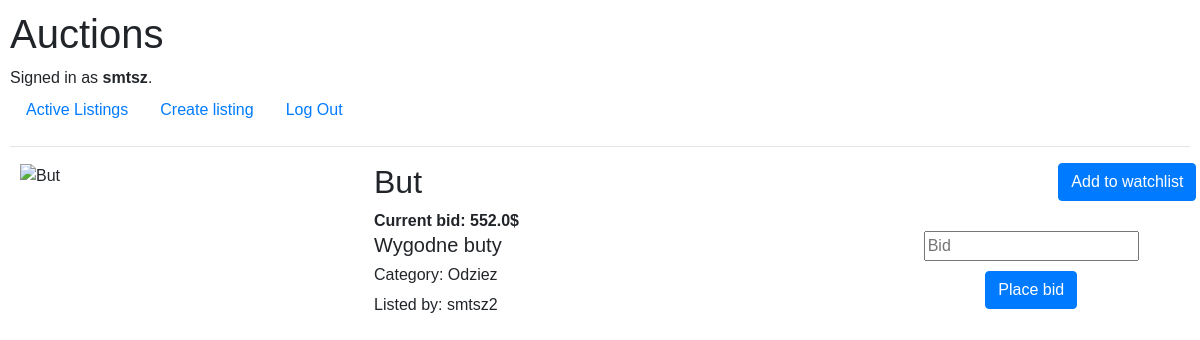
Page /3 (signed in) on the committed database.
### auctions/models.py (models this page shows, shortened)
class User(AbstractUser):
    id = models.BigAutoField(primary_key=True, null=False)

class Auction_listing(models.Model):
    user = models.ForeignKey(User, on_delete=models.CASCADE, related_name="listings")
    is_active = models.BooleanField()
    listing_desc = models.CharField(max_length=1000)
    initial_bid = models.FloatField()
    current_bid = models.FloatField()
    creation_date = models.DateTimeField()
    listing_img = models.CharField(max_length=10000, blank=True)
    listing_title = models.CharField(max_length=150)
    listing_category = models.CharField(max_length=150, blank=True)

### auctions/views.py (the view, shortened to what this page needs)
# urls.py: path("<int:id>", views.listing_page, name="listing_page"),
def listing_page(request, id):
    if is_valid(id):
        listing = Auction_listing.objects.get(id=id)
        user_id = request.user.id
        login_message = "to perform this action"
        wlisted = watchlisted(user_id, listing)
        if wlisted:
            message = "Remove from watchlist"
        else:
            message = "Add to watchlist"
        if request.method == "GET":
                success_message = None
                if not listing.is_active:
                    highest_biding_user = find_highest_username(listing)
                    if highest_biding_user.id == request.user.id:
                        success_message = "Congratulations you have won this auction !"
                return render(request, "auctions/listing_page.html", {
                    "listing": listing,
                    "success_message": success_message,
                    "error_message": assign_error_message(listing),
                    "watchlist_state": message
                })
    return render(request, "auctions/404.html")

### auctions/util.py (called while the page is built)
def is_valid(id):
    try:
        listing = Auction_listing.objects.get(id=id)
    except:
        return False
    return True

def watchlisted(user_id ,listing):
    try:
        added = Watchlist.objects.get(user_id=user_id, listing=listing)
        return added.id
    except:
        return None

def assign_error_message(listing):
    if not listing.is_active:
        return "This listing is closed and you can no longer place bids on it"
    return None

### auctions/templates/auctions/listing_page.html (shortened to what this page needs)
{% extends "auctions/layout.html" %}
{% block body %}
    <div class="listing_page">
        {% if listing.listing_img %}
            <div class="big_image">
                <img src="{{ listing.listing_img }}" alt="{{ listing.listing_title }}">
            </div>
        {% endif %}
        <div class="listing_page_info">
            <h2>{{ listing.listing_title }}</h2>
            <strong>Current bid: {{ listing.current_bid }}$</strong>
            <h5>{{ listing.listing_desc }}</h5>
            {% if listing.listing_category %}
                <h6>Category: {{ listing.listing_category}}</h6>
            {% else %}
                <h6>No category listed</h6>
            {% endif %}
            <p>Listed by: {{ listing.user.username }}</p>
        </div>
        <div class="bid_watchlist">
            <div class="right">
                <form action="{% url 'listing_page' listing.id %}" method="post">
                    <input type="submit" value="{{ watchlist_state }}" class="btn btn-primary">
                </form>
            </div>
            <div id="bid_form">
                <div class="center">
                    <form action="{% url 'listing_page' listing.id %}" method="post">
                        <div class="center">
                            <input type="number" name="bid_price" placeholder="Bid" min="0" step="0.01">
                        </div>
                        <div class="center">
                            <input type="submit" value="Place bid" class="btn btn-primary">
                        </div>
                    </form>
                </div>
            </div>
        </div>
    </div>
{% endblock %}

### auctions/templates/auctions/layout.html (shortened to what this page needs)
{% load static %}
<!DOCTYPE html>
<html lang="en">
    <head>
        <link rel="stylesheet" href="https://stackpath.bootstrapcdn.com/bootstrap/4.4.1/css/bootstrap.min.css">
        <link href="{% static 'auctions/styles.css' %}" rel="stylesheet">
    </head>
    <body>
        <h1>Auctions</h1>
        <div>
            {% if user.is_authenticated %}
                Signed in as <strong>{{ user.username }}</strong>.
            {% else %}
                Not signed in.
            {% endif %}
        </div>
        <ul class="nav">
            <li class="nav-item">
                <a class="nav-link" href="{% url 'index' %}">Active Listings</a>
            </li>
            <li class="nav-item">
                <a href="{% url 'new_listing' %}" class="nav-link">Create listing</a>
            </li>
            {% if user.is_authenticated %}
                <li class="nav-item">
                    <a class="nav-link" href="{% url 'logout' %}">Log Out</a>
                </li>
            {% endif %}
        </ul>
        <hr>
        {% block body %}
        {% endblock %}
    </body>
</html>

### auctions/static/auctions/styles.css (style rules this page uses)
body { padding: 10px; font-family: Arial, Helvetica, sans-serif; }
.listing_page { display: flex; flex-flow: row wrap; width: 100%; height: fit-content; margin: 10px; }
.listing_page_info { display: flex; width: 40%; margin-right: 20px; height: auto; word-wrap: break-word; flex-direction: column; justify-content: space-evenly; }
.big_image { width: 30%; height: 100%; }
.big_image img { width: 80%; height: 95%; object-fit: cover; }
.center { display:flex; height: 70%; margin: 10px; justify-content: center; align-items: center; }
.bid_watchlist { width: 28%; height: auto; }
.right { display: flex; justify-content: flex-end; }
#bid_form { height: 100%; }

### rows in the picture
User: username "smtsz"
Auction_listing: listing_title "But", current_bid "552.0", listing_desc "Wygodne buty", listing_category "Odziez", user.username "smtsz2"
